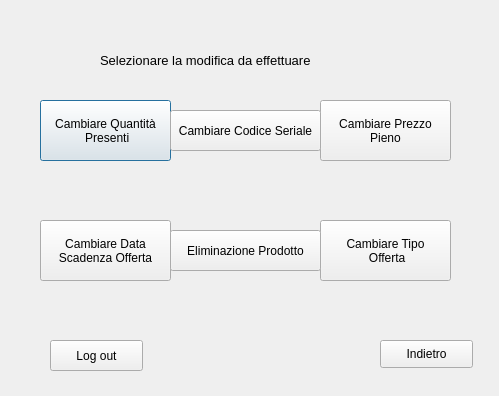
<?xml version="1.0" encoding="UTF-8"?>
<ui version="4.0">
 <class>Dialog</class>
 <widget class="QDialog" name="Dialog">
  <property name="geometry">
   <rect>
    <x>0</x>
    <y>0</y>
    <width>499</width>
    <height>396</height>
   </rect>
  </property>
  <property name="windowTitle">
   <string>Gestione Magazzino</string>
  </property>
  <widget class="QLabel" name="label">
   <property name="geometry">
    <rect>
     <x>100</x>
     <y>50</y>
     <width>401</width>
     <height>21</height>
    </rect>
   </property>
   <property name="font">
    <font>
     <pointsize>10</pointsize>
    </font>
   </property>
   <property name="text">
    <string>Selezionare la modifica da effettuare</string>
   </property>
  </widget>
  <widget class="QPushButton" name="pushButton">
   <property name="geometry">
    <rect>
     <x>40</x>
     <y>100</y>
     <width>131</width>
     <height>61</height>
    </rect>
   </property>
   <property name="text">
    <string>Cambiare Quantità
 Presenti</string>
   </property>
  </widget>
  <widget class="QPushButton" name="pushButton_3">
   <property name="geometry">
    <rect>
     <x>320</x>
     <y>220</y>
     <width>131</width>
     <height>61</height>
    </rect>
   </property>
   <property name="text">
    <string>Cambiare Tipo
 Offerta</string>
   </property>
  </widget>
  <widget class="QPushButton" name="pushButton_2">
   <property name="geometry">
    <rect>
     <x>40</x>
     <y>220</y>
     <width>131</width>
     <height>61</height>
    </rect>
   </property>
   <property name="text">
    <string>Cambiare Data 
Scadenza Offerta</string>
   </property>
  </widget>
  <widget class="QPushButton" name="pushButton_4">
   <property name="geometry">
    <rect>
     <x>320</x>
     <y>100</y>
     <width>131</width>
     <height>61</height>
    </rect>
   </property>
   <property name="text">
    <string>Cambiare Prezzo
 Pieno </string>
   </property>
  </widget>
  <widget class="QPushButton" name="pushButton_5">
   <property name="geometry">
    <rect>
     <x>380</x>
     <y>340</y>
     <width>93</width>
     <height>28</height>
    </rect>
   </property>
   <property name="text">
    <string>Indietro</string>
   </property>
  </widget>
  <widget class="QPushButton" name="pushButton_6">
   <property name="geometry">
    <rect>
     <x>50</x>
     <y>340</y>
     <width>93</width>
     <height>31</height>
    </rect>
   </property>
   <property name="text">
    <string>Log out</string>
   </property>
  </widget>
  <widget class="QPushButton" name="pushButton_7">
   <property name="geometry">
    <rect>
     <x>170</x>
     <y>110</y>
     <width>151</width>
     <height>41</height>
    </rect>
   </property>
   <property name="text">
    <string>Cambiare Codice Seriale</string>
   </property>
  </widget>
  <widget class="QPushButton" name="pushButton_8">
   <property name="geometry">
    <rect>
     <x>170</x>
     <y>230</y>
     <width>151</width>
     <height>41</height>
    </rect>
   </property>
   <property name="text">
    <string>Eliminazione Prodotto</string>
   </property>
  </widget>
 </widget>
 <resources/>
 <connections/>
</ui>
